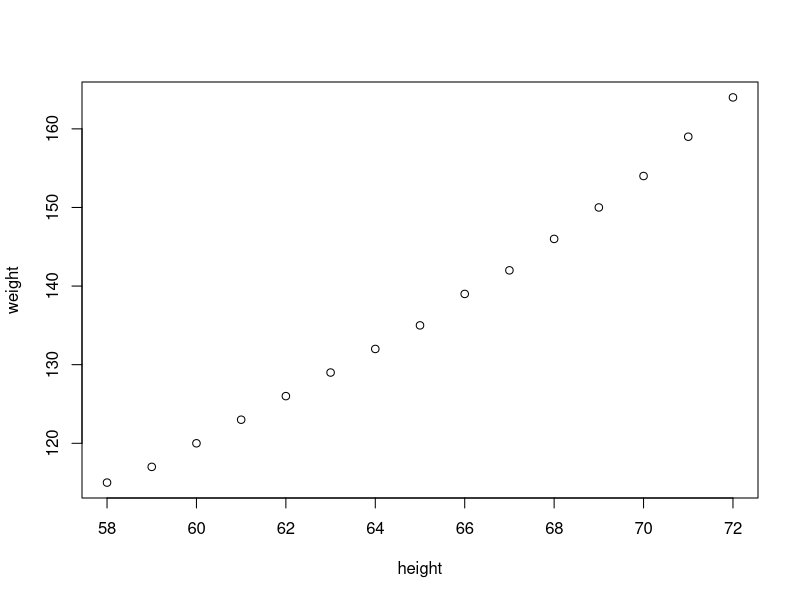
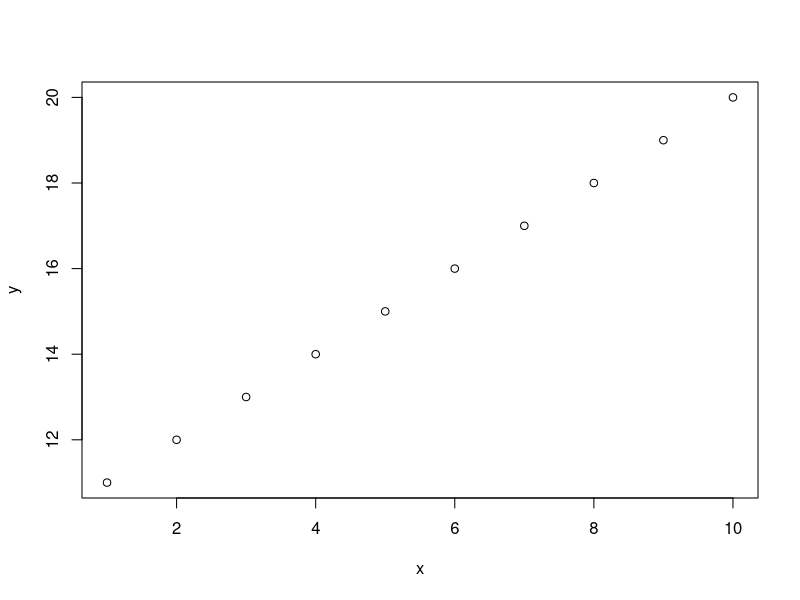
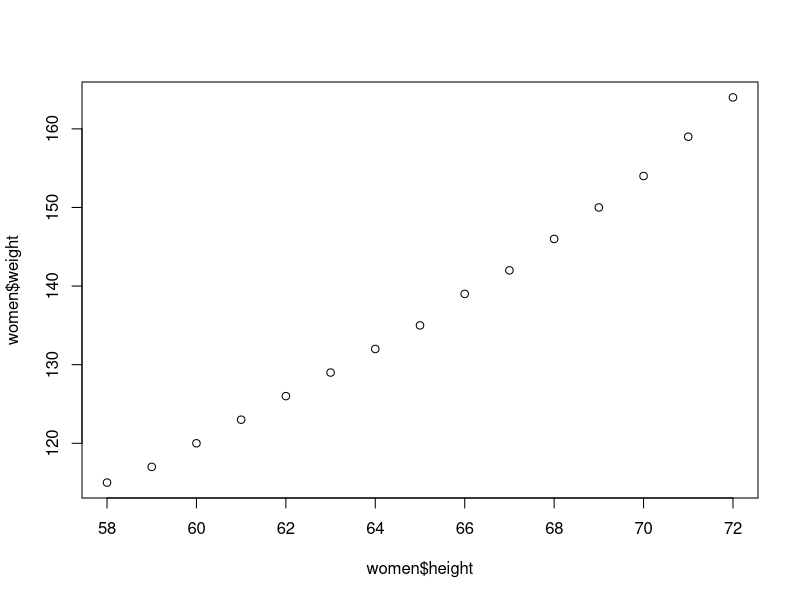
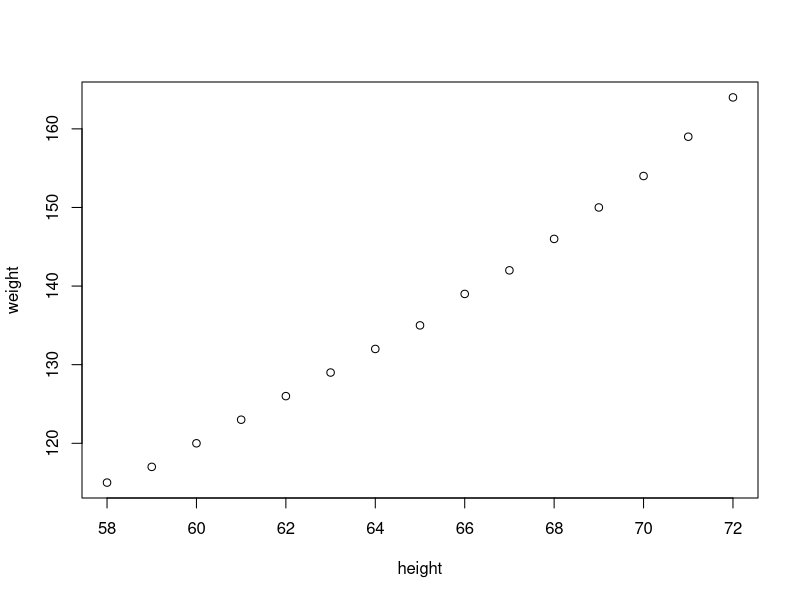
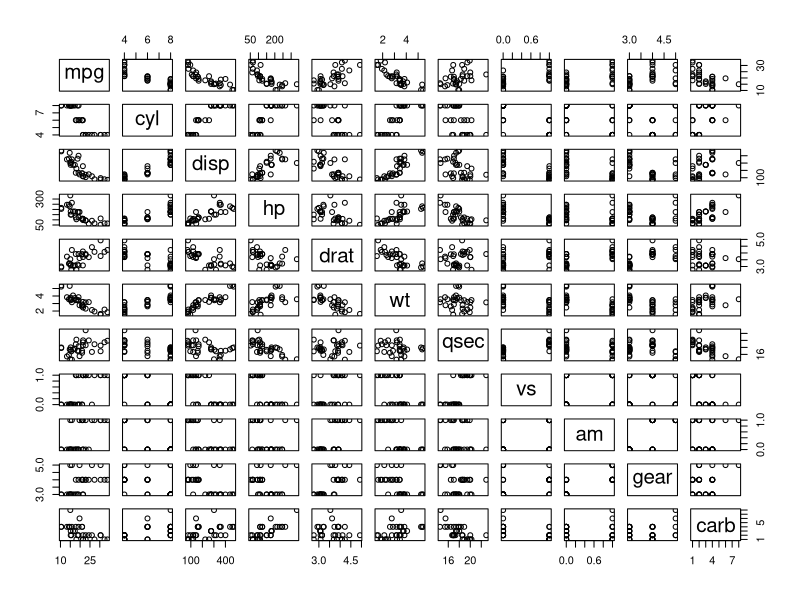
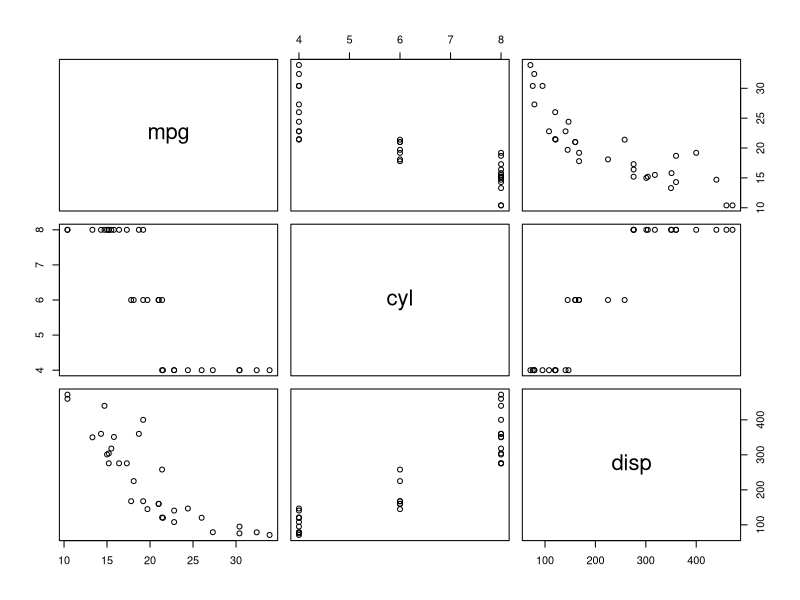
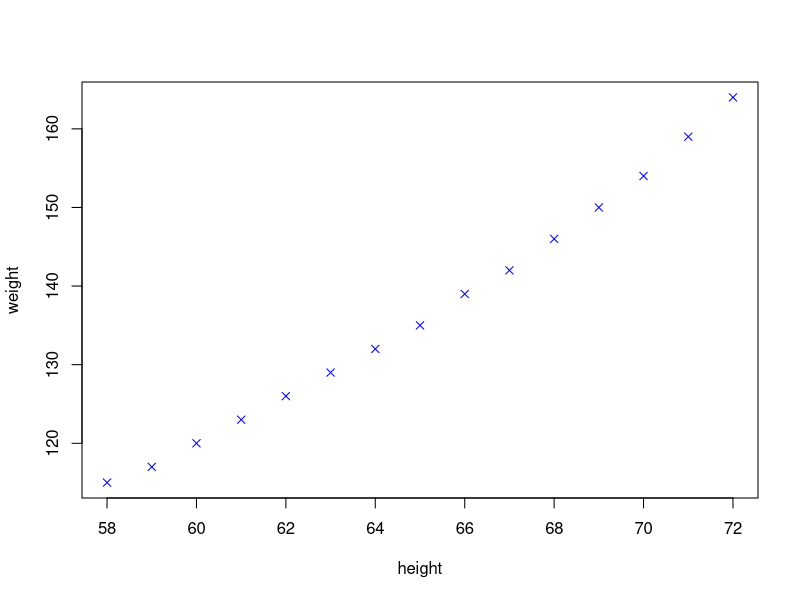
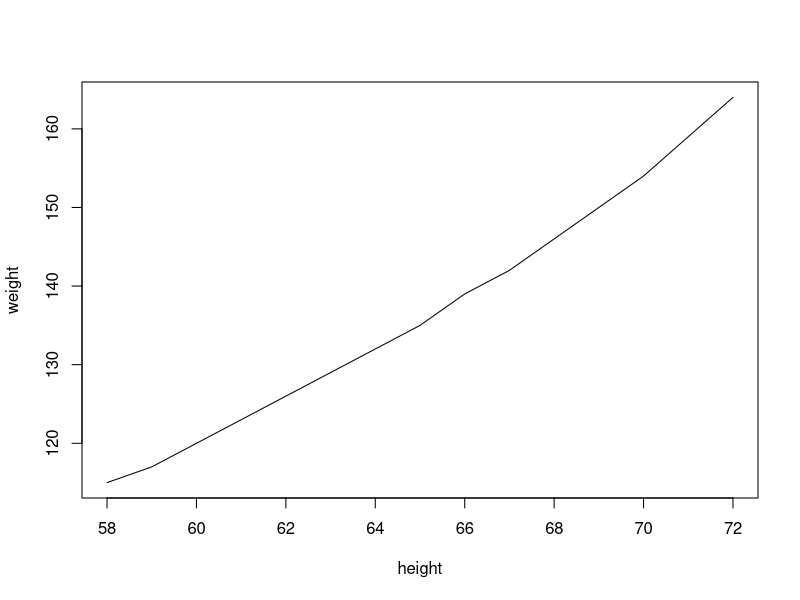

These figures' R source, in order:
# Combined Plots
#plot, histogram, pie, boxplot, linechart, correlation plot


#plot
women
plot(women)
(x= seq(1,10))
(x =c(1,2,3,4,5,6,7,8,9,10))
y= seq(11,20)
plot(x,y)

plot(x=women$height, y=women$weight)
plot(women)
plot(mtcars)
pairs(mtcars[,1:3])
?plot

plot(women, type='p', pch=4, col='blue')
plot(women, type='l')
plot(women, type='b')
plot(women, type='b', pch=18, lty=1, col=2, lwd=4)
plot(women, xlim=c(30,100), ylim=c(min(women$weight)-10, 200), pch=10)

#more features with plot
plot(x=women$weight, y=women$height, pch=15, xlab='Weight', ylab='Height', col='red', cex=2, type='b')
title(main='Main Title', sub='Sub Title')
#see cheat sheet on base graphs
mtcars$cyl
#plot(x=mtcars$wt, y=mtcars$mpg, col=mtcars$gear, pch=c(4,6,8), cex=c(1,2))
#as.numeric(levels(as.factor(mtcars$cyl)))
plot(women)
abline(lm(women$weight ~ women$height), col='red', lty=2, lwd=4)

#
#boxplot
str(women)
boxplot(women$height)
summary(women$height)

abline(h=c(58, 62,65,68,72))
text(x=1.2, y=c(58, 62,65,68,72) ,c('Min','1Q', 'Median','Mean','3Q','Max'), col='red' )

x= rnorm(100000, mean=40, sd=5)
boxplot(x, notch=T)
(sum1= as.vector(summary(x)))
abline(h=sum1)
text(x=1.3, y=sum1 ,c('Min','1Q', 'Median','Mean','3Q','Max'), col='red' )

hist(x)
range(x)
hist(x, breaks=c(0,40,50,60,100))
plot(density(x))

?hist
#draw lines on plot for number summary
summary(women)
quantile(women$height)
quantile(women$height, seq(0,1,.1))
quantile(women$height, seq(0,1,.01))
stem(women$height)
boxplot(women$height, col='green')
abline(h=quantile(women$height))
text(1, quantile(women$height), labels=c('min','1Q','median','3Q','max'))

#histogram
hist(women$height)
hist(women$height, breaks=10)
hist(women$height, breaks=5, col=1:5)

#histogram2
(x = rnorm(100,50,10))
hist(x)

hist(x, freq=F, col=1:10)
lines(density(x))

#density plot : shape of data
plot(density(x), col='red')

#pie
gender= sample(c('M','F'), size=100, replace=T)
table(gender)
pie(table(gender))
x = c(10,20,40,50)
pie(x)
xlabels = c('A ','B ','C ','D ')
x/sum(x)
(labels2 = paste(xlabels, round(x/sum(x),2) * 100 , sep='-'))
(labels3 = paste0(labels2,"%%"))
(labels2 = paste0(xlabels, round(x/sum(x),2) * 100, '%'))

pie(x, labels=labels2)
x
#barplot
barplot(x,col=1:4)
barplot(x,col=1:4, horiz = T)

#correlation plot
pairs(women)
cor(women$height,women$weight)
cov(women$height, women$weight)
head(mtcars)
?mtcars

cor(mtcars)
names(mtcars)
pairs(mtcars)
pairs(mtcars[1:4])
options(digits=4)
pairs(mtcars[c('mpg', 'wt','hp')])
